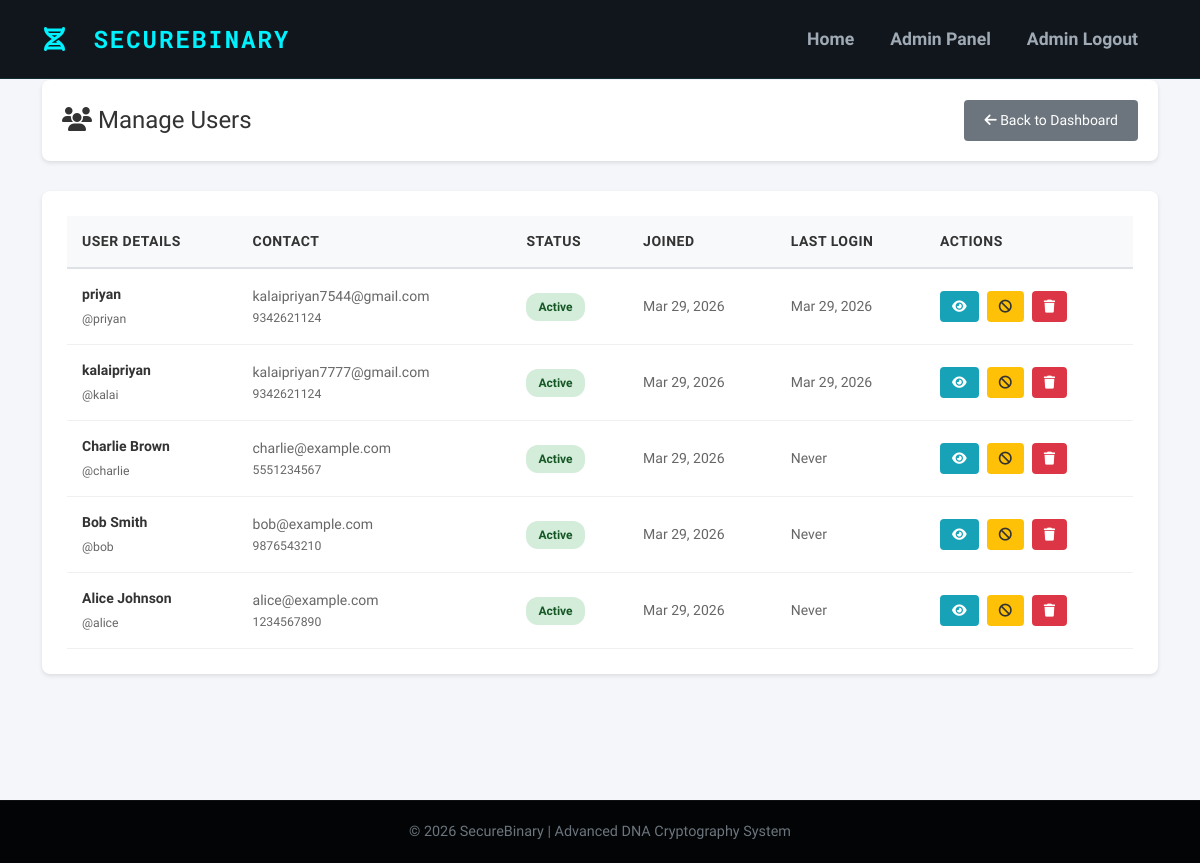
Screenshot of /admin/users (signed in) with the database file from the repository.
### tables this page shows
CREATE TABLE users (
            id INTEGER PRIMARY KEY AUTOINCREMENT,
            full_name TEXT NOT NULL,
            age INTEGER NOT NULL,
            email TEXT UNIQUE NOT NULL,
            phone TEXT NOT NULL,
            username TEXT UNIQUE NOT NULL,
            password TEXT NOT NULL,
            is_active INTEGER DEFAULT 1,
            created_at TEXT NOT NULL,
            last_login TEXT NULL
        );

### app.py (the view)
@app.route('/admin/users')
def admin_users():
    if 'admin_id' not in session:
        return redirect(url_for('admin_login'))
    users = execute_query("""
        SELECT u.*,
               (SELECT COUNT(*) FROM messages WHERE sender_id = u.id) as sent_count,
               (SELECT COUNT(*) FROM messages WHERE receiver_id = u.id) as received_count
        FROM users u
        ORDER BY u.created_at DESC
    """, fetch=True) or []
    return render_template('admin_users.html', users=users)

### app.py (called while the page is built)
@app.template_filter('strftime')
def _jinja2_filter_strftime(value, fmt='%b %d, %Y %I:%M %p'):
    if value is None:
        return ''
    if isinstance(value, str):
        value = value.replace('T', ' ')
        try:
            value = datetime.strptime(value, '%Y-%m-%d %H:%M:%S.%f')
        except ValueError:
            try:
                value = datetime.strptime(value, '%Y-%m-%d %H:%M:%S')
            except ValueError:
                return value  # Return as-is if unparseable
    return value.strftime(fmt)

def get_db_connection():
    try:
        conn = sqlite3.connect(app.config['DATABASE_PATH'])
        conn.row_factory = sqlite3.Row
        conn.execute("PRAGMA foreign_keys = ON")
        return conn
    except sqlite3.Error as e:
        print(f"Database error: {e}")
        return None

def execute_query(query, params=None, fetch=False, fetch_one=False):
    query = query.replace('%s', '?')
    conn = get_db_connection()
    if not conn:
        return None
    try:
        cursor = conn.cursor()
        cursor.execute(query, params or ())
        if fetch_one:
            row = cursor.fetchone()
            result = dict(row) if row else None
        elif fetch:
            rows = cursor.fetchall()
            result = [dict(r) for r in rows]
        else:
            conn.commit()
            result = cursor.lastrowid
        conn.close()
        return result
    except sqlite3.Error as e:
        print(f"Query error: {e}")
        if conn:
            conn.close()
        return None

### templates/admin_users.html (shortened to what this page needs)
{% extends "base.html" %}
{% block content %}
<section class="manage-users-section">
    <div class="container">
        <div class="page-header">
            <h1><i class="fa-solid fa-users"></i> Manage Users</h1>
            <a href="{{ url_for('admin_dashboard') }}" class="btn-back">
                <i class="fa-solid fa-arrow-left"></i> Back to Dashboard
            </a>
        </div>
        <div class="users-table-container">
            {% if users %}
            <table class="users-table">
                <thead>
                    <tr>
                        <th>User Details</th>
                        <th>Contact</th>
                        <th>Status</th>
                        <th>Joined</th>
                        <th>Last Login</th>
                        <th>Actions</th>
                    </tr>
                </thead>
                <tbody>
                    {% for user in users %}
                    <tr>
                        <td>
                            <div class="user-info">
                                <strong>{{ user.full_name }}</strong>
                                <small>@{{ user.username }}</small>
                            </div>
                        </td>
                        <td>
                            {{ user.email }}<br>
                            <small>{{ user.phone }}</small>
                        </td>
                        <td>
                            <span class="status-badge {% if user.is_active %}status-active{% else %}status-inactive{% endif %}">
                                {% if user.is_active %}Active{% else %}Inactive{% endif %}
                            </span>
                        </td>
                        <td>{{ user.created_at | strftime('%b %d, %Y') }}</td>
                        <td>
                            {% if user.last_login %}
                                {{ user.last_login | strftime('%b %d, %Y') }}
                            {% else %}
                                Never
                            {% endif %}
                        </td>
                        <td>
                            <div class="action-buttons">
                                <a href="{{ url_for('admin_user_detail', user_id=user.id) }}" class="btn-action btn-view">
                                    <i class="fa-solid fa-eye"></i>
                                </a>
                                <form method="POST" action="{{ url_for('admin_toggle_user', user_id=user.id) }}" style="display: inline;">
                                    <button type="submit" class="btn-action btn-toggle" onclick="return confirm('Are you sure?')">
                                        <i class="fa-solid fa-{% if user.is_active %}ban{% else %}check{% endif %}"></i>
                                    </button>
                                </form>
                                <form method="POST" action="{{ url_for('admin_delete_user', user_id=user.id) }}" style="display: inline;">
                                    <button type="submit" class="btn-action btn-delete" onclick="return confirm('Delete this user permanently?')">
                                        <i class="fa-solid fa-trash"></i>
                                    </button>
                                </form>
                            </div>
                        </td>
                    </tr>
                    {% endfor %}
                </tbody>
            </table>
            {% else %}
            <div class="empty-state">
                <i class="fa-solid fa-users"></i>
                <h3>No Users Found</h3>
                <p>No registered users in the system yet.</p>
            </div>
            {% endif %}
        </div>
    </div>
</section>
{% endblock %}

### templates/base.html (style rules this page uses)
:root { --primary-color: #00f2ff; --secondary-color: #7000ff; --bg-dark: #050a10; --bg-panel: rgba(16, 26, 41, 0.8); --text-main: #e0e6ed; }
body { background-color: var(--bg-dark); color: var(--text-main); font-family: 'Rajdhani', sans-serif; overflow-x: hidden; display: flex; flex-direction: column; min-height: 100vh; }

### templates/admin_users.html (style rules this page uses)
.manage-users-section { min-height: 100vh; background: #f5f6fa; padding: 80px 20px 40px; }
.page-header { background: white; padding: 20px; border-radius: 8px; margin-bottom: 30px; box-shadow: 0 2px 4px rgba(0,0,0,0.1); display: flex; justify-content: space-between; align-items: center; }
.page-header h1 { color: #333; font-size: 24px; margin: 0; }
.btn-back { padding: 10px 20px; background: #6c757d; color: white; text-decoration: none; border-radius: 4px; font-size: 14px; transition: background 0.3s; }
.users-table-container { background: white; padding: 25px; border-radius: 8px; box-shadow: 0 2px 4px rgba(0,0,0,0.1); overflow-x: auto; }
.users-table { width: 100%; border-collapse: collapse; }
.users-table thead { background: #f8f9fa; }
.users-table th { padding: 15px; text-align: left; color: #333; font-weight: 600; font-size: 14px; text-transform: uppercase; letter-spacing: 0.5px; border-bottom: 2px solid #dee2e6; }
.users-table td { padding: 15px; border-bottom: 1px solid #f0f0f0; color: #666; font-size: 14px; }
.user-info strong { color: #333; display: block; margin-bottom: 3px; }
.status-badge { padding: 5px 12px; border-radius: 12px; font-size: 12px; font-weight: 600; display: inline-block; }
.status-active { background: #d4edda; color: #155724; }
.action-buttons { display: flex; gap: 8px; }
.btn-action { padding: 6px 12px; border: none; border-radius: 4px; font-size: 13px; cursor: pointer; text-decoration: none; display: inline-block; transition: opacity 0.3s; }
.btn-view { background: #17a2b8; color: white; }
.btn-toggle { background: #ffc107; color: #333; }
.btn-delete { background: #dc3545; color: white; }

### rows the page displays
users: full_name "priyan", username "priyan", email "kalaipriyan7544@gmail.com", phone "9342621124", is_active "Active", created_at|strftime "Mar 29, 2026", last_login|strftime "Mar 29, 2026"
users: full_name "kalaipriyan", username "kalai", email "kalaipriyan7777@gmail.com", phone "9342621124", is_active "Active", created_at|strftime "Mar 29, 2026", last_login|strftime "Mar 29, 2026"
users: full_name "Charlie Brown", username "charlie", email "charlie@example.com", phone "5551234567", is_active "Active", created_at|strftime "Mar 29, 2026", shows "Never"
users: full_name "Bob Smith", username "bob", email "bob@example.com", phone "9876543210", is_active "Active", created_at|strftime "Mar 29, 2026", shows "Never"
users: full_name "Alice Johnson", username "alice", email "alice@example.com", phone "1234567890", is_active "Active", created_at|strftime "Mar 29, 2026", shows "Never"
